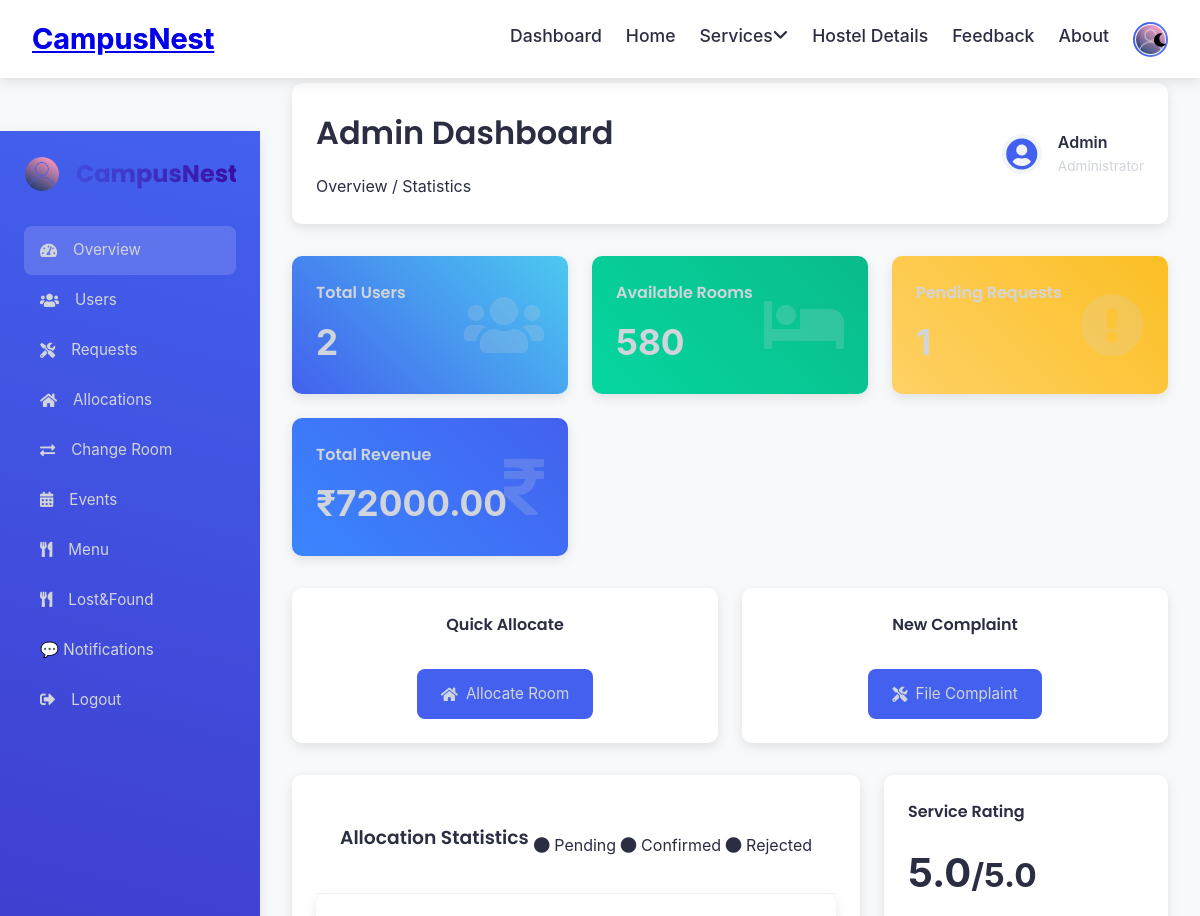
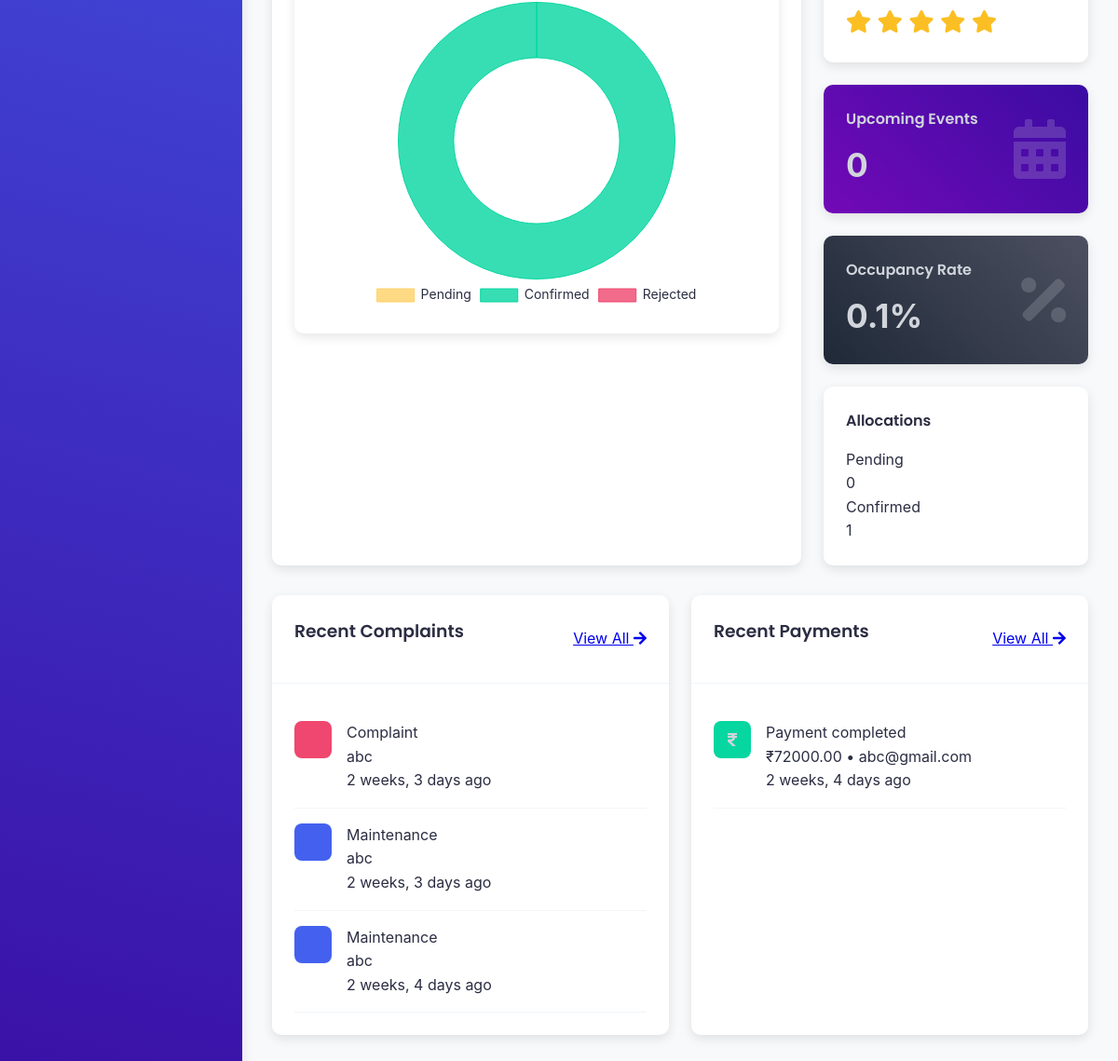
The page /dashboard/ (signed in) on the database as committed earlier (2 pictures, top to bottom).
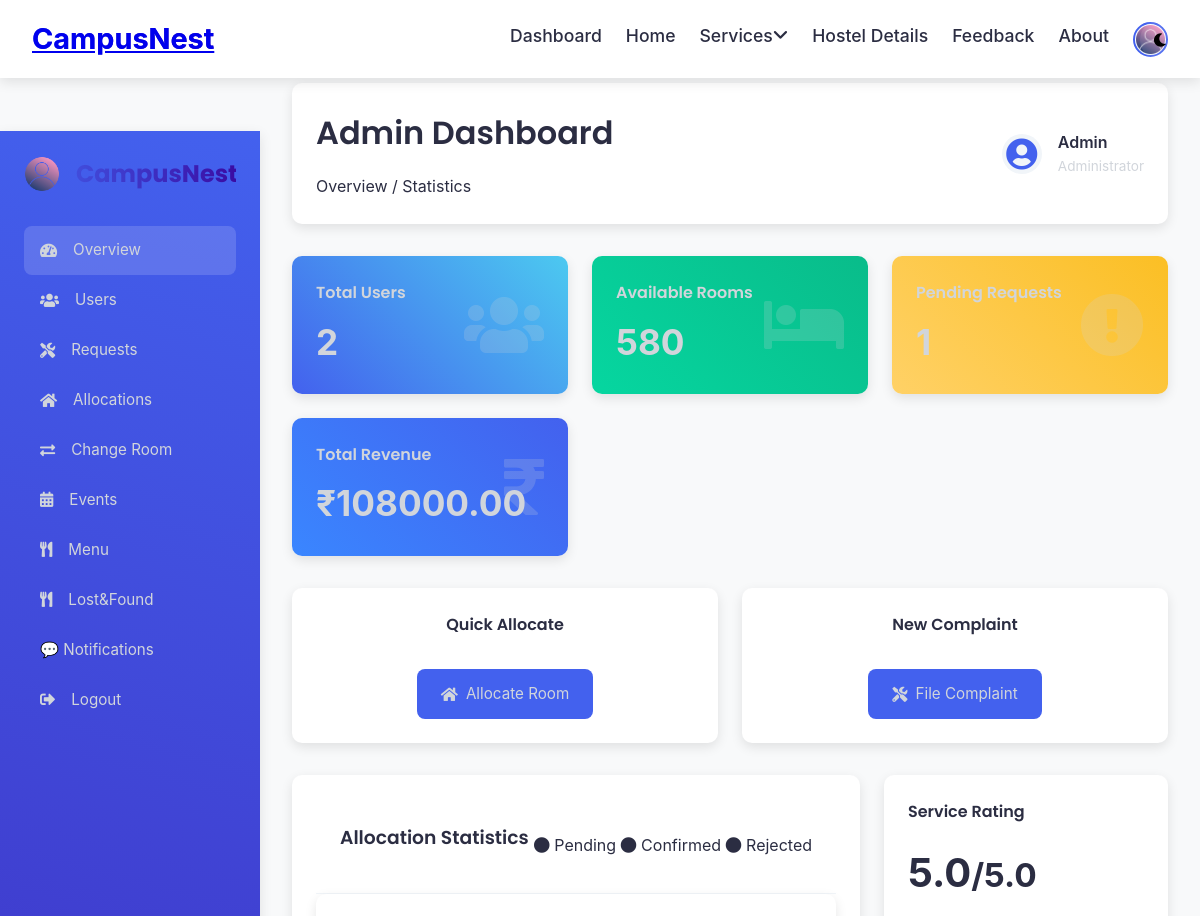
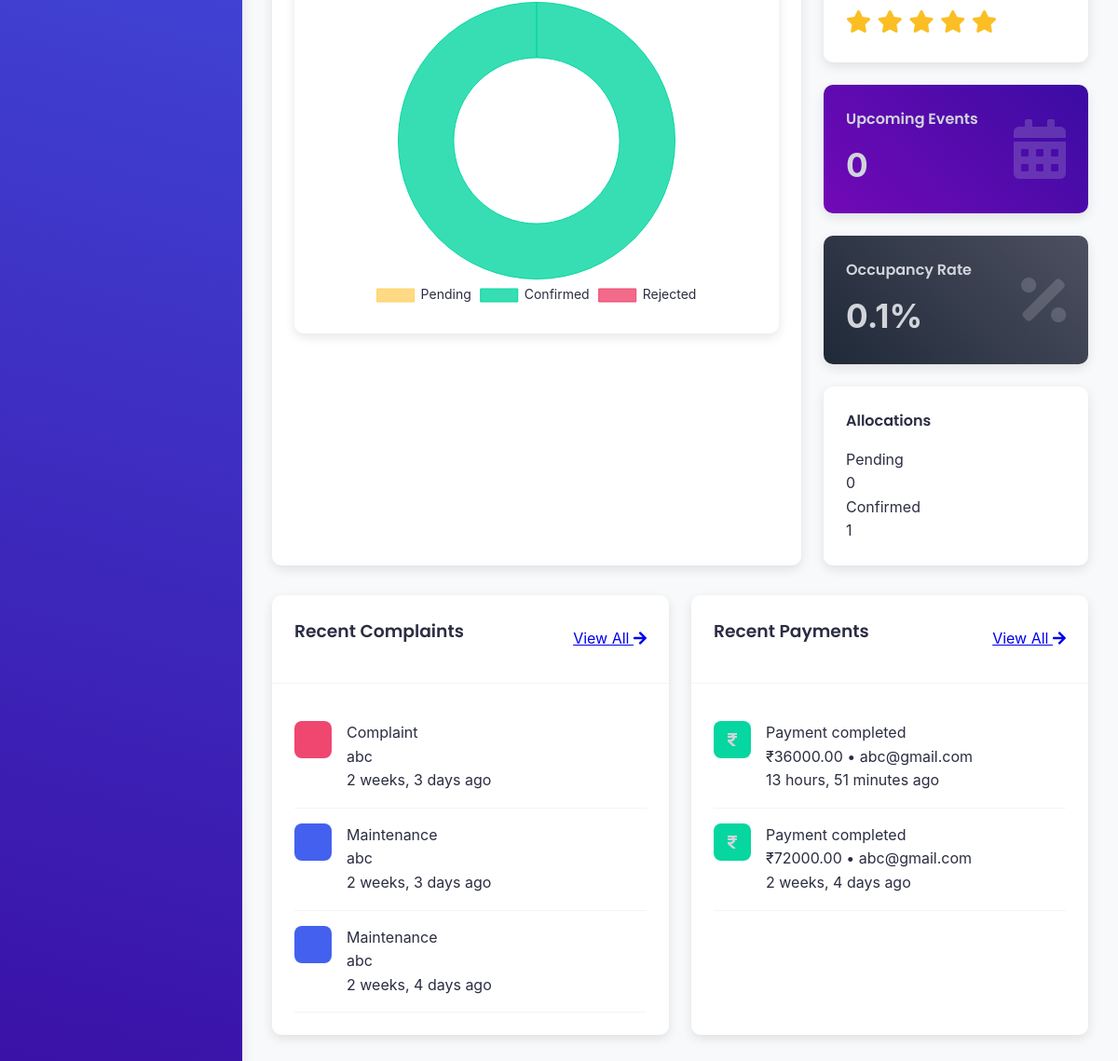
The same page on the database as committed later (2 pictures, top to bottom).
### Hostels/models.py (models this page shows, shortened)
class ComplaintMaintenance(models.Model):
    REQUEST_TYPES = (
        ('complaint', 'Complaint'),
        ('maintenance', 'Maintenance'),
    )
    user = models.ForeignKey(CustomUser, on_delete=models.CASCADE)
    request_type = models.CharField(max_length=20, choices=REQUEST_TYPES)
    room_number = models.CharField(max_length=10)
    category = models.CharField(max_length=50)
    details = models.TextField()
    status = models.CharField(max_length=20, default='pending', choices=(('pending', 'Pending'), ('resolved', 'Resolved')))
    created_at = models.DateTimeField(auto_now_add=True)

class FeePayment(models.Model):
    transaction_id = models.CharField(
        max_length=100,
        unique=True,
        db_index=True  # Add database index
    )
    PAYMENT_STATUS = (
        ('pending', 'Pending'),
        ('completed', 'Completed'),
        ('failed', 'Failed'),
    )
    user = models.ForeignKey(CustomUser, on_delete=models.CASCADE, related_name='payments')
    allocation = models.ForeignKey(Allocation, on_delete=models.CASCADE)
    amount = models.DecimalField(max_digits=10, decimal_places=2)
    payment_date = models.DateTimeField(auto_now_add=True)
    transaction_id = models.CharField(max_length=100, unique=True)
    status = models.CharField(max_length=10, choices=PAYMENT_STATUS, default='pending')
    receipt = models.FileField(upload_to='payment_receipts/', null=True, blank=True)

class CustomUser(AbstractUser):
    username = None  # Remove username field
    email = models.EmailField(unique=True)
    roll_number = models.CharField(max_length=20, blank=True, null=True,unique=True)  # Optional field
    USERNAME_FIELD = 'email'
    REQUIRED_FIELDS = ['first_name', 'last_name','roll_number']  # roll_number is optional
    objects = CustomUserManager()

### Hostels/views.py (the view, shortened to what this page needs)
# urls.py: path('dashboard/', views.dashboard, name='admin_dashboard'),
@login_required
def dashboard(request):
    if not request.user.is_staff:
        messages.error(request, "You don't have permission to access the admin dashboard.")
        return redirect('index')
    active_tab = request.GET.get('tab', 'overview')
    search_query = request.GET.get('search', '')
    status_filter = request.GET.get('status', '')
    total_users = CustomUser.objects.filter(is_staff=False).count()
    available_rooms = Room.objects.exclude(total_beds__lte=F('occupied_beds')).count()
    pending_requests = ComplaintMaintenance.objects.filter(status='pending').count()
    total_revenue = FeePayment.objects.filter(status='completed').aggregate(Sum('amount'))['amount__sum'] or 0
    avg_service_rating = Feedback.objects.aggregate(Avg('service_rating'))['service_rating__avg'] or 0
    allocation_stats = Allocation.objects.values('status').annotate(count=Count('status'))
    status_counts = {item['status']: item['count'] for item in allocation_stats}
    status_counts = {item['status']: item['count'] for item in allocation_stats}
    pending_allocations = status_counts.get('pending', 0)
    confirmed_allocations = status_counts.get('confirmed', 0)
    cancelled_allocations = status_counts.get('cancelled', 0)
    rejected_allocations = status_counts.get('rejected', 0)
    upcoming_events = Form.objects.filter(date__gte=date.today()).count()
    occupancy_rate = Room.objects.aggregate(total_beds=Sum('total_beds'), occupied=Sum('occupied_beds'))
    occupancy_percentage = (occupancy_rate['occupied'] / occupancy_rate['total_beds'] * 100) if occupancy_rate['total_beds'] else 0
    rating_progress_width = round((avg_service_rating / 5) * 100) if avg_service_rating else 0
    recent_complaints = ComplaintMaintenance.objects.order_by('-created_at')[:5]
    recent_payments = FeePayment.objects.order_by('-payment_date')[:5]
    context = {
        'active_tab': active_tab,
        'search_query': search_query,
        'status_filter': status_filter,
        'stats': {
            'total_users': total_users,
            'available_rooms': available_rooms,
            'pending_requests': pending_requests,
            'total_revenue': total_revenue,
            'avg_service_rating': round(avg_service_rating, 1),
            'pending_allocations': pending_allocations,
            'confirmed_allocations': confirmed_allocations,
            'rejected_allocations': rejected_allocations,
            'cancelled_allocations': cancelled_allocations,
            'upcoming_events': upcoming_events,
            'occupancy_percentage': round(occupancy_percentage, 1),
            'rating_progress_width': rating_progress_width,
        },
        'recent_complaints': recent_complaints,
        'recent_payments': recent_payments,
    }
    context['allocation_data'] = {
        'pending': pending_allocations,
        'confirmed': confirmed_allocations,
        'rejected': rejected_allocations,
    }
    return render(request, 'Rooms_dashboard.html', context)

### Hostels/templates/Rooms_dashboard.html (shortened to what the changed rows need)
{% extends 'Rooms_base.html' %}
{% load static %}
{% block content %}
<div class="admin-container">
    <div class="sidebar">
        <div class="logo">
            <div class="logo-container">
                <h2>CampusNest</h2>
            </div>
        </div>
    </div>
    <div class="main-content">
        <div class="header">
            <div class="header-left">
                <h1>Admin Dashboard</h1>
            </div>
        </div>
        {% if active_tab == 'overview' %}
        <div class="dashboard-grid">
            <div class="stats-grid">
                <div class="stat-card bg-gradient-primary">
                    <div class="stat-content">
                        <h3>Total Users</h3>
                        <p class="stat-number">{{ stats.total_users }}</p>
                    </div>
                    <i class="fas fa-users stat-icon"></i>
                </div>
                <div class="stat-card bg-gradient-success">
                    <div class="stat-content">
                        <h3>Available Rooms</h3>
                        <p class="stat-number">{{ stats.available_rooms }}</p>
                    </div>
                    <i class="fas fa-bed stat-icon"></i>
                </div>
                <div class="stat-card bg-gradient-warning">
                    <div class="stat-content">
                        <h3>Pending Requests</h3>
                        <p class="stat-number">{{ stats.pending_requests }}</p>
                    </div>
                    <i class="fas fa-exclamation-circle stat-icon"></i>
                </div>
                <div class="stat-card bg-gradient-info">
                    <div class="stat-content">
                        <h3>Total Revenue</h3>
                        <p class="stat-number">₹{{ stats.total_revenue|floatformat:2 }}</p>
                    </div>
                    <i class="fas fa-rupee-sign stat-icon"></i>
                </div>
            </div>
            <div class="quick-actions">
                <div class="action-card">
                    <h4>Quick Allocate</h4>
                    <a href="{% url 'room_allocation' %}" class="btn-action">
                        <i class="fas fa-home"></i> Allocate Room
                    </a>
                </div>
                <div class="action-card">
                    <h4>New Complaint</h4>
                    <a href="{% url 'complaint_maintenance' %}" class="btn-action">
                        <i class="fas fa-tools"></i> File Complaint
                    </a>
                </div>
            </div>
            <div class="content-grid">
                <div class="chart-card">
                    <div class="card-header">
                        <h3>Allocation Statistics</h3>
                        <div class="chart-legend">
                            <span class="legend-item pending"><i class="fas fa-circle"></i> Pending</span>
                            <span class="legend-item confirmed"><i class="fas fa-circle"></i> Confirmed</span>
                            <span class="legend-item rejected"><i class="fas fa-circle"></i> Rejected</span>
                        </div>
                    </div>
                    <div class="allocation-chart">
                        <canvas id="allocationChart"></canvas>
                    </div>
                </div>
                <div class="quick-stats-grid">
                    <div class="quick-stat rating-card">
                        <h4>Service Rating</h4>
                        <div class="rating-value">
                            {{ stats.avg_service_rating }}<small>/5.0</small>
                        </div>
                        <div class="rating-stars">
                            {% for i in "54321" %}
                            {% if stats.avg_service_rating >= forloop.counter %}
                            <i class="fas fa-star"></i>
                            {% else %}
                            <i class="far fa-star"></i>
                            {% endif %}
                            {% endfor %}
                        </div>
                    </div>
                    <div class="stat-card bg-gradient-purple">
                        <div class="stat-content">
                            <h3>Upcoming Events</h3>
                            <p class="stat-number">{{ stats.upcoming_events }}</p>
                        </div>
                        <i class="fas fa-calendar-alt stat-icon"></i>
                    </div>
                    <div class="stat-card bg-gradient-dark">
                        <div class="stat-content">
                            <h3>Occupancy Rate</h3>
                            <p class="stat-number">{{ stats.occupancy_percentage }}%</p>
                        </div>
                        <i class="fas fa-percentage stat-icon"></i>
                    </div>
                    <div class="quick-stat allocations-card">
                        <h4>Allocations</h4>
                        <div class="allocation-progress">
                            <div class="progress-item">
                                <span class="progress-label">Pending</span>
                                <span class="progress-value">{{ stats.pending_allocations }}</span>
                            </div>
                            <div class="progress-item">
                                <span class="progress-label">Confirmed</span>
                                <span class="progress-value">{{ stats.confirmed_allocations }}</span>
                            </div>
                        </div>
                    </div>
                </div>
            </div>
            <div class="recent-activities">
                <div class="activity-card">
                    <div class="card-header">
                        <h3>Recent Complaints</h3>
                        <a href="{% url 'view_requests' %}" class="view-all">View All <i
                                class="fas fa-arrow-right"></i></a>
                    </div>
                    <div class="activity-list">
                        {% for complaint in recent_complaints %}
                        <div class="activity-item">
                            <div class="activity-icon {{ complaint.request_type }}">
                            </div>
                            <div class="activity-content">
                                <div class="activity-title">{{ complaint.request_type|capfirst }}</div>
                                <div class="activity-details">{{ complaint.details|truncatewords:8 }}</div>
                                <div class="activity-time">{{ complaint.created_at|timesince }} ago</div>
                            </div>
                        </div>
                        {% empty %}
                        <div class="empty-state">
                            <i class="fas fa-check-circle"></i>
                            <p>No recent complaints</p>
                        </div>
                        {% endfor %}
                    </div>
                </div>
                <div class="activity-card">
                    <div class="card-header">
                        <h3>Recent Payments</h3>
                        <a href="#" class="view-all">View All <i class="fas fa-arrow-right"></i></a>
                    </div>
                    <div class="activity-list">
                        {% for payment in recent_payments %}
                        <div class="activity-item">
                            <div class="activity-icon payment">
                                <i class="fas fa-rupee-sign"></i>
                            </div>
                            <div class="activity-content">
                                <div class="activity-title">Payment {{ payment.status }}</div>
                                <div class="activity-details">₹{{ payment.amount }} • {{ payment.user.email }}</div>
                                <div class="activity-time">{{ payment.payment_date|timesince }} ago</div>
                            </div>
                        </div>
                        {% empty %}
                        <div class="empty-state">
                            <i class="fas fa-check-circle"></i>
                            <p>No recent payments</p>
                        </div>
                        {% endfor %}
                    </div>
                </div>
            </div>
        </div>
{% endif %}
    </div>
</div>
{% endblock %}

Rows that differ between the two databases and show on the page:
added FeePayment: status "completed", amount "36000.00", user.email "abc@gmail.com", payment_date "13 hours, 51 minutes"
Other text that changed with them:
{{ stats.total_revenue|floatformat:2 }}: "72000.00" → "108000.00"
